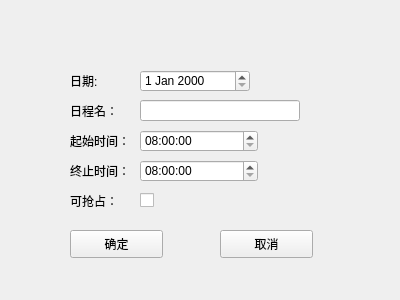
<?xml version="1.0" encoding="UTF-8"?>
<ui version="4.0">
 <class>edittable3</class>
 <widget class="QWidget" name="edittable3">
  <property name="geometry">
   <rect>
    <x>0</x>
    <y>0</y>
    <width>400</width>
    <height>300</height>
   </rect>
  </property>
  <property name="windowTitle">
   <string>Form</string>
  </property>
  <widget class="QLabel" name="label_2">
   <property name="geometry">
    <rect>
     <x>70</x>
     <y>100</y>
     <width>72</width>
     <height>21</height>
    </rect>
   </property>
   <property name="text">
    <string>日程名：</string>
   </property>
  </widget>
  <widget class="QCheckBox" name="checkBox">
   <property name="geometry">
    <rect>
     <x>140</x>
     <y>190</y>
     <width>111</width>
     <height>21</height>
    </rect>
   </property>
   <property name="text">
    <string/>
   </property>
  </widget>
  <widget class="QLabel" name="label_3">
   <property name="geometry">
    <rect>
     <x>70</x>
     <y>130</y>
     <width>72</width>
     <height>21</height>
    </rect>
   </property>
   <property name="text">
    <string>起始时间：</string>
   </property>
  </widget>
  <widget class="QPushButton" name="pushButton">
   <property name="geometry">
    <rect>
     <x>70</x>
     <y>230</y>
     <width>93</width>
     <height>28</height>
    </rect>
   </property>
   <property name="text">
    <string>确定</string>
   </property>
  </widget>
  <widget class="QTimeEdit" name="timeEdit">
   <property name="geometry">
    <rect>
     <x>140</x>
     <y>130</y>
     <width>118</width>
     <height>22</height>
    </rect>
   </property>
   <property name="maximumTime">
    <time>
     <hour>21</hour>
     <minute>0</minute>
     <second>0</second>
    </time>
   </property>
   <property name="minimumTime">
    <time>
     <hour>8</hour>
     <minute>0</minute>
     <second>0</second>
    </time>
   </property>
  </widget>
  <widget class="QLabel" name="label">
   <property name="geometry">
    <rect>
     <x>70</x>
     <y>70</y>
     <width>72</width>
     <height>21</height>
    </rect>
   </property>
   <property name="text">
    <string>日期:</string>
   </property>
  </widget>
  <widget class="QPushButton" name="pushButton_2">
   <property name="geometry">
    <rect>
     <x>220</x>
     <y>230</y>
     <width>93</width>
     <height>28</height>
    </rect>
   </property>
   <property name="text">
    <string>取消</string>
   </property>
  </widget>
  <widget class="QLabel" name="label_4">
   <property name="geometry">
    <rect>
     <x>70</x>
     <y>160</y>
     <width>72</width>
     <height>21</height>
    </rect>
   </property>
   <property name="text">
    <string>终止时间：</string>
   </property>
  </widget>
  <widget class="QTimeEdit" name="timeEdit_2">
   <property name="geometry">
    <rect>
     <x>140</x>
     <y>160</y>
     <width>118</width>
     <height>22</height>
    </rect>
   </property>
   <property name="maximumTime">
    <time>
     <hour>21</hour>
     <minute>0</minute>
     <second>0</second>
    </time>
   </property>
   <property name="minimumTime">
    <time>
     <hour>8</hour>
     <minute>0</minute>
     <second>0</second>
    </time>
   </property>
  </widget>
  <widget class="QLineEdit" name="lineEdit_2">
   <property name="geometry">
    <rect>
     <x>140</x>
     <y>100</y>
     <width>160</width>
     <height>21</height>
    </rect>
   </property>
  </widget>
  <widget class="QLabel" name="label_5">
   <property name="geometry">
    <rect>
     <x>70</x>
     <y>190</y>
     <width>72</width>
     <height>21</height>
    </rect>
   </property>
   <property name="text">
    <string>可抢占：</string>
   </property>
  </widget>
  <widget class="QDateEdit" name="dateEdit">
   <property name="geometry">
    <rect>
     <x>140</x>
     <y>70</y>
     <width>110</width>
     <height>22</height>
    </rect>
   </property>
  </widget>
 </widget>
 <resources/>
 <connections/>
</ui>
